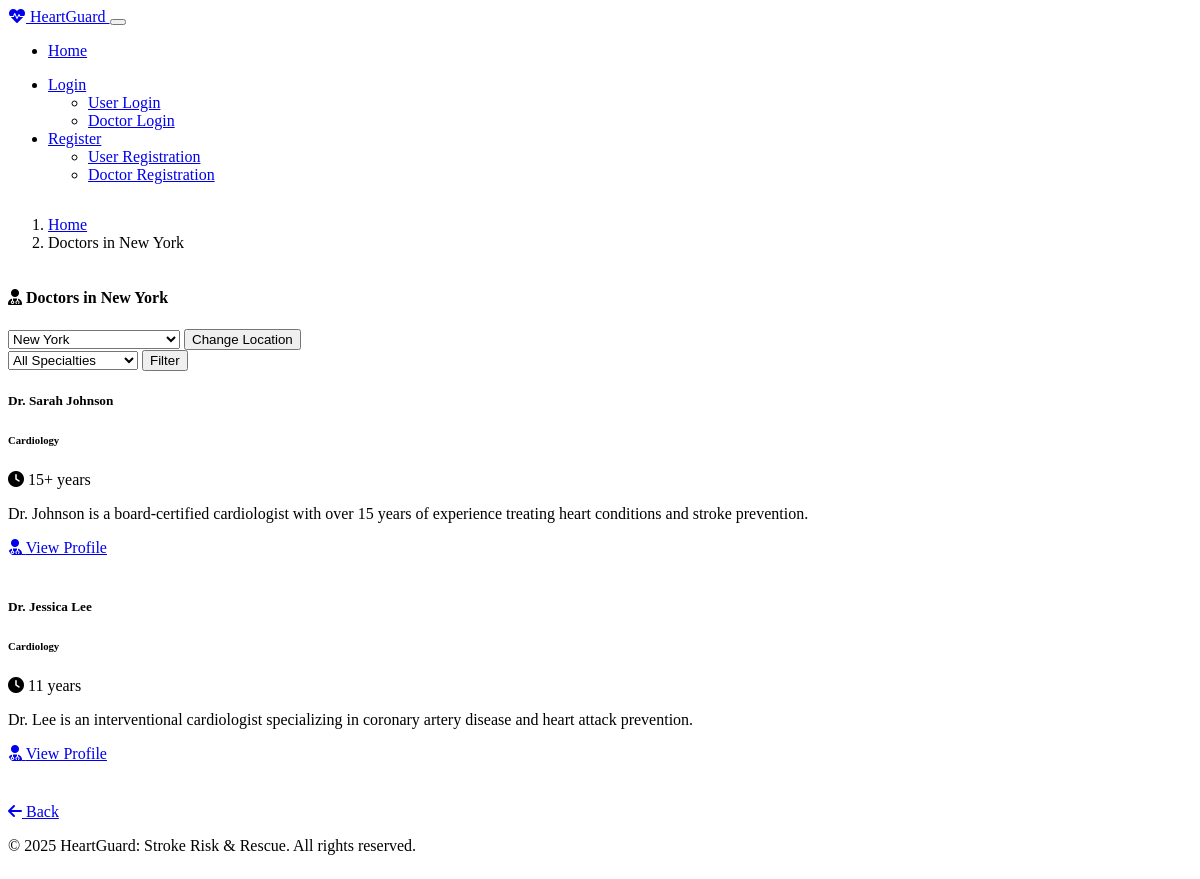
/doctors/location/New York, run on an earlier commit of the app's database.
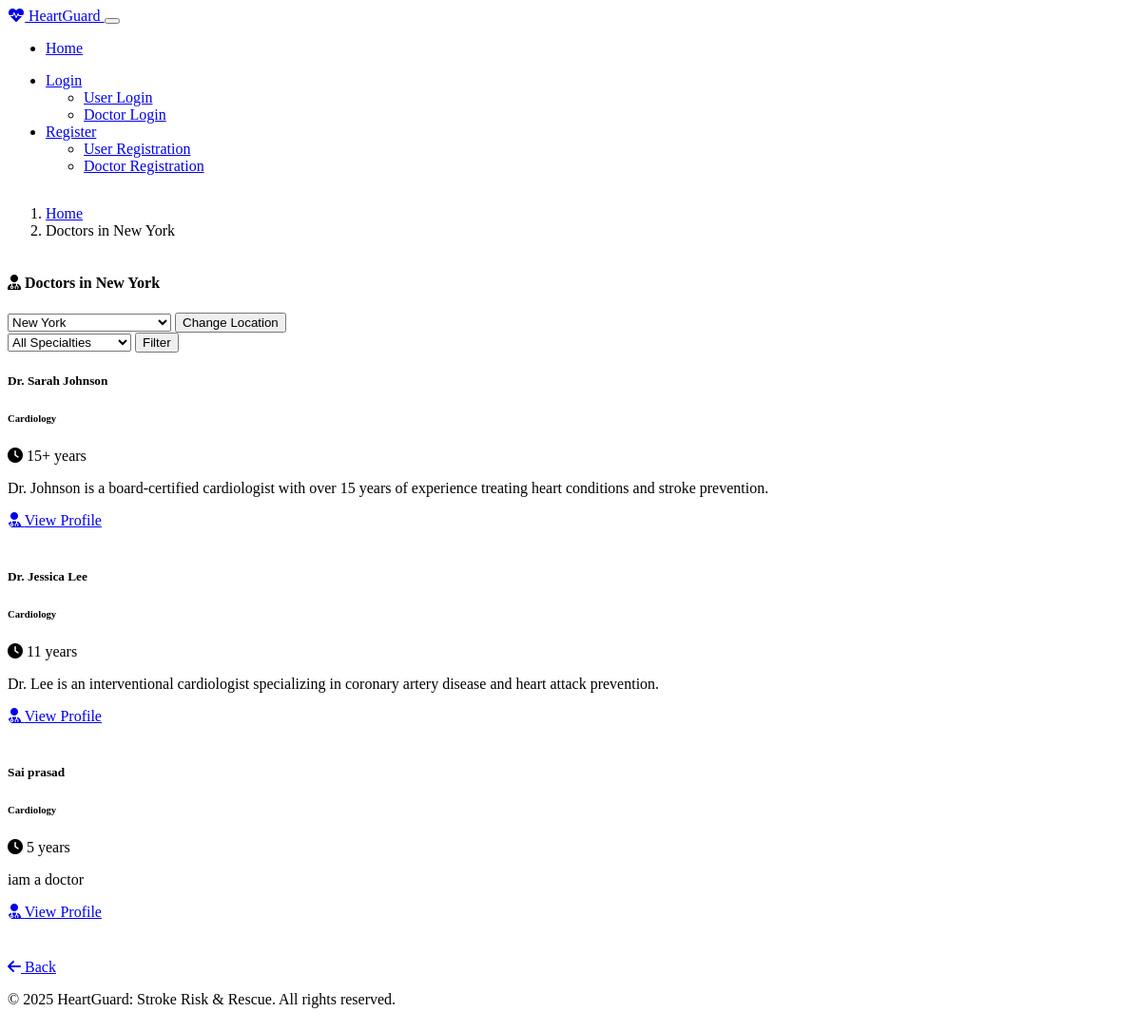
And on a later commit of the database.
### models.py (models this page shows, shortened)
class Doctor(UserMixin, db.Model):
    id = db.Column(db.Integer, primary_key=True)
    email = db.Column(db.String(120), unique=True, nullable=False)
    password_hash = db.Column(db.String(256), nullable=False)
    name = db.Column(db.String(100), nullable=False)
    location = db.Column(db.String(100), nullable=False)
    specialty = db.Column(db.String(100), nullable=False)
    about = db.Column(db.Text, nullable=True)
    experience = db.Column(db.String(100), nullable=True)
    clinic_address = db.Column(db.String(200), nullable=True)
    contact_info = db.Column(db.String(100), nullable=True)
    created_at = db.Column(db.DateTime, default=datetime.utcnow)

### routes.py (the view)
@app.route('/doctors/location/<location>')
def doctors_by_location(location):
    specialty = request.args.get('specialty')
    query = Doctor.query.filter_by(location=location)
    if specialty:
        query = query.filter_by(specialty=specialty)
    doctors = query.all()
    cities = City.query.all()
    return render_template(
        'doctors_by_location.html',
        location=location,
        doctors=doctors,
        cities=cities,
        specialty=specialty
    )

### templates/doctors_by_location.html (shortened to what this page needs)
{% extends 'base.html' %}
{% block content %}
<div class="container py-4">
    <nav aria-label="breadcrumb">
        <ol class="breadcrumb">
            <li class="breadcrumb-item"><a href="{{ url_for('index') }}">Home</a></li>
            <li class="breadcrumb-item active" aria-current="page">Doctors in {{ location }}</li>
        </ol>
    </nav>
    <div class="card shadow-sm mb-4">
        <div class="card-header bg-primary text-white">
            <h4 class="mb-0">
                <i class="fas fa-user-md me-2"></i>
                Doctors in {{ location }}
            </h4>
        </div>
        <div class="card-body">
            <div class="row mb-4">
                <div class="col-md-6">
                    <form action="{{ url_for('doctors_by_location', location=location) }}" method="GET" class="mb-3">
                        <div class="input-group">
                            <select class="form-select" id="locationFilter" name="location" onchange="this.form.submit()">
                                {% for city in cities %}
                                    <option value="{{ city.name }}" {% if city.name == location %}selected{% endif %}>
                                        {{ city.name }}
                                    </option>
                                {% endfor %}
                            </select>
                            <button class="btn btn-outline-primary" type="submit">Change Location</button>
                        </div>
                    </form>
                </div>
                <div class="col-md-6">
                    <form action="{{ url_for('doctors_by_location', location=location) }}" method="GET">
                        <div class="input-group">
                            <select class="form-select" id="specialtyFilter" name="specialty">
                                <option value="">All Specialties</option>
                            </select>
                            <button class="btn btn-outline-primary" type="submit">Filter</button>
                        </div>
                    </form>
                </div>
            </div>
            {% if doctors %}
                <div class="row row-cols-1 row-cols-md-3 g-4">
                    {% for doctor in doctors %}
                    <div class="col">
                        <div class="card h-100">
                            <div class="card-body">
                                <h5 class="card-title">{{ doctor.name }}</h5>
                                <h6 class="card-subtitle mb-2 text-muted">{{ doctor.specialty }}</h6>
                                {% if doctor.experience %}
                                <p class="card-text">
                                    <i class="fas fa-clock me-2"></i>
                                    {{ doctor.experience }}
                                </p>
                                {% endif %}
                                {% if doctor.about %}
                                <p class="card-text text-truncate">{{ doctor.about }}</p>
                                {% endif %}
                                <div class="d-grid mt-3">
                                    <a href="{{ url_for('doctor_profile', doctor_id=doctor.id) }}" class="btn btn-primary">
                                        <i class="fas fa-user-md me-2"></i>
                                        View Profile
                                    </a>
                                </div>
                            </div>
                        </div>
                    </div>
                    {% endfor %}
                </div>
            {% else %}
                <div class="alert alert-info">
                    <i class="fas fa-info-circle me-2"></i>
                    No doctors found in {{ location }}{% if specialty %} with specialty in {{ specialty }}{% endif %}.
                </div>
            {% endif %}
        </div>
    </div>
    <div class="text-center mt-3">
        <a href="javascript:history.back()" class="btn btn-outline-secondary">
            <i class="fas fa-arrow-left me-2"></i>
            Back
        </a>
    </div>
</div>
{% endblock %}

### templates/base.html (shortened to what this page needs)
<!DOCTYPE html>
<html lang="en" data-bs-theme="dark">
<head>
    <link href="https://cdn.replit.com/agent/bootstrap-agent-dark-theme.min.css" rel="stylesheet">
    <link rel="stylesheet" href="{{ url_for('static', filename='css/styles.css') }}">
    <link rel="stylesheet" href="https://cdnjs.cloudflare.com/ajax/libs/font-awesome/6.0.0/css/all.min.css">
</head>
<body>
    <nav class="navbar navbar-expand-lg navbar-dark bg-dark">
        <div class="container">
            <a class="navbar-brand" href="{{ url_for('index') }}">
                <i class="fas fa-heartbeat text-danger me-2"></i>
                HeartGuard
            </a>
            <button class="navbar-toggler" type="button" data-bs-toggle="collapse" data-bs-target="#navbarNav"
                    aria-controls="navbarNav" aria-expanded="false" aria-label="Toggle navigation">
            </button>
            <div class="collapse navbar-collapse" id="navbarNav">
                <ul class="navbar-nav me-auto">
                    <li class="nav-item">
                        <a class="nav-link" href="{{ url_for('index') }}">Home</a>
                    </li>
                </ul>
                <ul class="navbar-nav">
                    {% if session.get('user_id') %}
                    <li class="nav-item">
                        <span class="nav-link text-light">
                            Welcome, {{ session.get('user_name', '') }}
                        </span>
                    </li>
                    <li class="nav-item">
                        <a class="nav-link" href="{{ url_for('logout') }}">Logout</a>
                    </li>
                    {% else %}
                    <li class="nav-item dropdown">
                        <a class="nav-link dropdown-toggle" href="#" id="loginDropdown" role="button"
                           data-bs-toggle="dropdown" aria-expanded="false">
                            Login
                        </a>
                        <ul class="dropdown-menu" aria-labelledby="loginDropdown">
                            <li><a class="dropdown-item" href="{{ url_for('login') }}">User Login</a></li>
                            <li><a class="dropdown-item" href="{{ url_for('doctor_login') }}">Doctor Login</a></li>
                        </ul>
                    </li>
                    <li class="nav-item dropdown">
                        <a class="nav-link dropdown-toggle" href="#" id="registerDropdown" role="button"
                           data-bs-toggle="dropdown" aria-expanded="false">
                            Register
                        </a>
                        <ul class="dropdown-menu" aria-labelledby="registerDropdown">
                            <li><a class="dropdown-item" href="{{ url_for('register') }}">User Registration</a></li>
                            <li><a class="dropdown-item" href="{{ url_for('doctor_register') }}">Doctor Registration</a></li>
                        </ul>
                    </li>
                    {% endif %}
                </ul>
            </div>
        </div>
    </nav>
    <main class="container my-4">
        {% block content %}{% endblock %}
    </main>
    <footer class="footer py-4 bg-dark text-light mt-5">
        <div class="container text-center">
            <p>&copy; 2025 HeartGuard: Stroke Risk & Rescue. All rights reserved.</p>
        </div>
    </footer>
</body>
</html>

### static/css/styles.css (style rules this page uses)
body { min-height: 100vh; display: flex; flex-direction: column; }
main { flex: 1; }
.card { border-radius: 10px; overflow: hidden; margin-bottom: 20px; }
.card-header { font-weight: 500; }
.footer { margin-top: auto; }

What changed in the data, as far as the page shows it:
added Doctor: name "Sai prasad", specialty "Cardiology", experience "5 years", about "iam a doctor"
